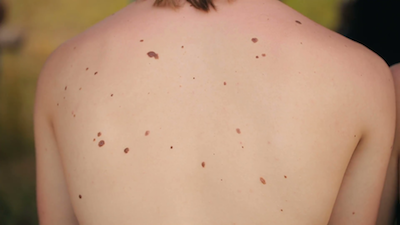
#> input picture Test_Images/mole7.jpg, 400 x 225 px, found by its file name
$ python __main__.py   (older library calls are emulated)
#> lines starting #> are read from the running program, lines starting #| are printed output that depends on the picture; after the words box and inside, x2 and y2 are one past the last pixel; in counts of white or black regions, pixels touching at a corner belong together
#!/usr/bin/env python3
# -*- coding: utf-8 -*-
"""
Created on Fri March 15 20:05:23 2019

@author: 2020shatgiskessell
"""

import sys
sys.path.insert(0, '/Users/2020shatgiskessell/anaconda3/pkgs/opencv-3.3.1-py36h60a5f38_1/lib/python3.6/site-packages/opencv3')
import cv2
import numpy as np
import timeit
import time
import matplotlib.pyplot as plt
from scipy.spatial import distance
from sklearn.cluster import DBSCAN
import warnings
#ヽ(≧Д≦)ノ
warnings.filterwarnings("ignore")

start = timeit.default_timer()

class Blob ():
    def __init__ (self, x = None,y = None,area = None, roi = None, matrix = None, radius = None, color = None):
        self.x = x
        self.y = y
        self.area = area
        self.roi = roi
        self.matrix = matrix
        self.radius = radius
        self.color = color

img = cv2.imread("/Users/2020shatgiskessell/Desktop/New_Mole_Detector/Test_Images/mole7.jpg")
#> img is the input picture: shape (225, 400, 3); mean B, G, R 118.9, 144.9, 180.6

#SKIN DETECTOR CNN
#https://github.com/HasnainRaz/Skin-Segmentation-TensorFlow

def draw_blobs (image, blobs):
    #draw blobs
    for blob in blobs:
        cv2.circle(image, (int(blob.x),int(blob.y)), 5, (0,255,0), 1)

def draw_blobs_coordinates (image, xs, ys):
    #draw blobs
    for i in range (len(xs)):
        #the non-validated blob coordinates are NAN so a try catch statetment is necessary
        try:
            cv2.circle(image, (int(xs[i]),int(ys[i])), 5, (0,255,0), 1)
        except ValueError:
            pass

def compute_formfactor(radius, area):
    #computre circle perimeter
    perimeter = np.pi * radius * 2
    #compute circularity
    circularity = (np.pi*4*area)/np.power(perimeter,2)
    return circularity

def compute_roundness (diameter, radius, area):
    roundness = (4*area)/(np.pi*np.power((diameter),2))
    return roundness

# [17 lines left out: function imshow_components, not called in this run]

def blob_detector (img, x_i, y_i):
    og = img.copy()
    img = cv2.Canny(img, 100, 200)

    blobs = []
    #get connected components of fg
    #print ("calculating connected components...")
    output = cv2.connectedComponentsWithStats(img, 4, cv2.CV_32S)
    # Get the results
    # The first cell is the number of labels
    #print ("calculating statistics...")
    num_labels = output[0]
    # The second cell is the label matrix
    labels = output[1]
    # The third cell is the stat matrix
    stats = output[2]
    # The fourth cell is the centroid matrix
    centroids = output[3]
    #print (centroids)
    #print(np.where(labels == 2))
    component_centroids = {}

    #imshow_components(labels, og)
    #print ("calculating connected components properties...")
    for i in range (1, num_labels):
        #start = timeit.default_timer()
        #get component centroid coordinates
        x,y = centroids[i]

        #compute statistics
        width = stats[i,cv2.CC_STAT_WIDTH]
        height = stats[i, cv2.CC_STAT_HEIGHT]
        if height > 20:
            continue
        radius = (height + width)/2
        area = stats[i, cv2.CC_STAT_AREA]

        #these are the top left x, y coordinates = ONLY TO BE USED FOR GETTING ROI
        x_l = stats[i,cv2.CC_STAT_LEFT]
        y_l = stats[i,cv2.CC_STAT_TOP]
        # [8 lines of commented-out code are left out]
        roi = img[y_l: y_l+height, x_l:x_l+width]

        #stop = timeit.default_timer()
        #print('Time to create cm and roi: ', stop - start)

        #----------------MEASURES-------------------------------------------------------------------
        #radius = (height + width)/2

        start = timeit.default_timer()
        radius = np.sqrt((area/np.pi))
        formfactor = compute_formfactor (radius, area)
        if height > width:
            roundness = compute_roundness (height, radius, area)
            aspect_ratio = height/width
        else:
            roundness = compute_roundness (width, radius, area)
            aspect_ratio = width/height

        stop = timeit.default_timer()
        # [11 lines of commented-out code are left out]

        if roundness > 0.2 and 0.9 < aspect_ratio < 3 and 1.1 >= formfactor > 0.9:
            blob = Blob()
            blob.radius = radius
            blob.x = x+x_i
            blob.y = y+y_i
            #blob.matrix = component_matrix
            blob.roi = roi
            blobs.append(blob)
        #cv2.imshow("roi", roi)
        #cv2.waitKey(0)
    #print ("Found all blobs")
    return blobs

# [35 lines left out: functions sobel, Laplacian_sharpen2, not called in this run]

def Laplacian_sharpen(img):
    im_gray = cv2.cvtColor(img, cv2.COLOR_BGR2GRAY)
    img_blur = cv2.GaussianBlur(im_gray,(5,5),0)
    #img_blur2 = cv2.GaussianBlur(im_gray,(5,5),0)

    img_lap = cv2.Laplacian(img_blur, cv2.CV_16S, 3)
    im_gray = np.float32(im_gray)
    subtracted = im_gray - img_lap
    #subtract_gus = img_blur2 - img_blur

    #img_lap = img_lap.astype('uint8')
    subtracted = subtracted.astype('uint8')
    # [16 lines of commented-out code are left out]

    return subtracted

def sliding_window(image, stepSize, windowSize):
    blobs_found = []
    # [5 lines of commented-out code are left out]

    for y in range(0, image.shape[0], stepSize):
        for x in range(0, image.shape[1], stepSize):
            # identify moles on  current window
            #blobs.append(identify_moles(image[y:y + windowSize[1], x:x + windowSize[0]]))
            winodw = image[y:y + windowSize[1], x:x + windowSize[0]]
            sharpened = Laplacian_sharpen(winodw)
            blobs = blob_detector(sharpened,x,y)
            blobs_found.extend(blobs)
            # [7 lines of commented-out code are left out]
    return blobs_found

def mse(x, y):
    return np.linalg.norm(x - y)

def get_centroid(cluster):
  cluster_ary = np.asarray(cluster)
  centroid = cluster_ary.mean(axis = 0)
  return centroid

def validate_blob3 (x, y, n):
    #https://scikit-learn.org/stable/auto_examples/cluster/plot_dbscan.html#sphx-glr-auto-examples-cluster-plot-dbscan-py
    #https://scikit-learn.org/stable/modules/generated/sklearn.cluster.DBSCAN.html
    validated_x = []
    validated_y = []

    #turn coordinates into 2d array
    coordinates = np.vstack((x, y)).T
    #kmeans clustering
    #kmeans = KMeans(n_clusters=n, random_state=0).fit(coordinates)
    clustered = DBSCAN(eps=5, min_samples=5).fit(coordinates)

    core_samples_mask = np.zeros_like(clustered.labels_, dtype=bool)
    core_samples_mask[clustered.core_sample_indices_] = True
    labels = clustered.labels_

    # Number of clusters in labels, ignoring noise if present.
    n_clusters_ = len(set(labels)) - (1 if -1 in labels else 0)
    #n_noise_ = list(labels).count(-1)

    #print ("number of moles identified: " + str(n_clusters_))

    #plot the clusters
    #plt.scatter(coordinates[:,0],coordinates[:,1], c=clustered.labels_, cmap='rainbow')
    # Black removed and is used for noise instead.
    unique_labels = set(labels)
    colors = [plt.cm.Spectral(each)
              for each in np.linspace(0, 1, len(unique_labels))]
    #loop through every cluster
    for k, col in zip(unique_labels, colors):
        if k == -1:
            # Black used for noise.
            col = [0, 0, 0, 1]
        #get cluster label
        class_member_mask = (labels == k)
        #plot only the clusters
        xy = coordinates[class_member_mask & core_samples_mask]
        #xy[0] is the first cluster
        #get centroid for cluster
        centroid = get_centroid(xy)
        #add centroid coordinates to array
        validated_x.append(centroid[0])
        validated_y.append(centroid[1])
    return validated_x,validated_y, n_clusters_

# [14 lines left out: function is_it_brown, not called in this run]

def plot_mole_coordinates (blobs):
    x = []
    y = []
    #get x and y coordinates for every blob
    for blob in blobs:
        x.append(blob.x)
        y.append(blob.y)
    #plt.scatter(x, y)
    #plt.show()
    return x,y

def get_skin(img, sharpened):
    lower = np.array([0, 48, 80], dtype = "uint8")
    upper = np.array([20, 255, 255], dtype = "uint8")
    converted = cv2.cvtColor(img, cv2.COLOR_BGR2HSV)
#> converted: shape (225, 400, 3); mean H, S, V 15.4, 93, 180.7
    skinMask = cv2.inRange(converted, lower, upper)
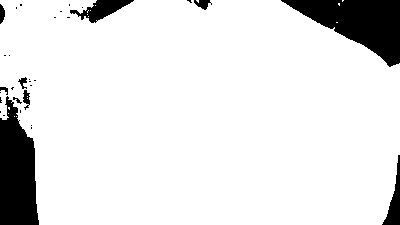
#> skinMask: shape (225, 400); 89.6% white; 32 black regions (22 under 20 px), largest, box (x1, y1, x2, y2) and area: (281, 0, 400, 67) 4094, (0, 96, 39, 225) 3719, (70, 0, 134, 23) 653

    kernel = cv2.getStructuringElement(cv2.MORPH_ELLIPSE, (11, 11))
    skinMask = cv2.erode(skinMask, kernel, iterations = 2)
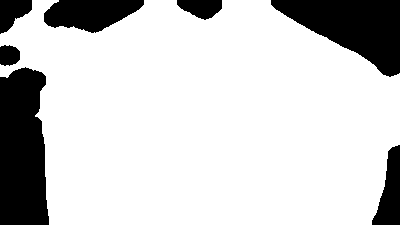
#> skinMask: shape (225, 400); 80.3% white; 7 black regions, largest, box (x1, y1, x2, y2) and area: (0, 67, 49, 225) 6763, (271, 0, 400, 77) 5567, (44, 0, 144, 33) 2323
    skinMask = cv2.dilate(skinMask, kernel, iterations = 2)
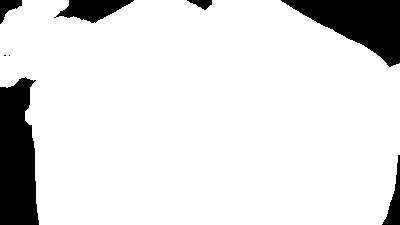
#> skinMask: shape (225, 400); 88% white; 8 black regions (2 under 20 px), largest, box (x1, y1, x2, y2) and area: (0, 77, 39, 225) 4736, (281, 0, 400, 67) 4108, (54, 0, 134, 23) 1047, (382, 155, 400, 225) 502, (0, 0, 22, 24) 263, (187, 0, 212, 10) 143
    skinMask = cv2.morphologyEx(skinMask, cv2.MORPH_OPEN, kernel)
    skinMask = cv2.morphologyEx(skinMask, cv2.MORPH_CLOSE, kernel)
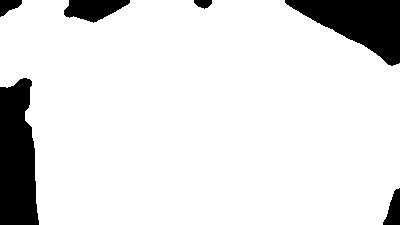
#> skinMask: shape (225, 400); 88.3% white; 6 black regions, box (x1, y1, x2, y2) and area: (0, 78, 39, 225) 4719, (285, 0, 400, 66) 4094, (64, 0, 130, 23) 996, (383, 188, 400, 225) 388, (0, 0, 22, 17) 233, (194, 0, 212, 9) 118

    skinMask = cv2.GaussianBlur(skinMask, (3,3),0)

    sharpened = cv2.bitwise_and(sharpened, sharpened, mask = skinMask)
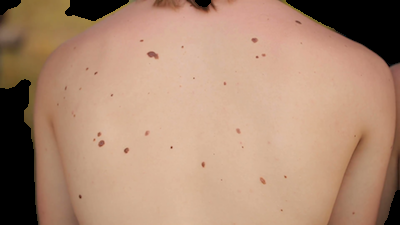
#> sharpened: shape (225, 400, 3); mean of channels 0, 1, 2 115.6, 139, 173.8; drawn as B, G, R

    return sharpened

def main (img, id_):
    #resize image to 400x300 (4:3 aspect ratio)
    #img = cv2.resize(img, (400,300))

    #draw blobs on image
    img1 = img.copy()
    #img2 = img.copy()
    #img3 = img.copy()
    img4 = img.copy()

    #create sliding window to detect initial blobs
    img1 = get_skin(img1, img1)
    blobs = sliding_window(img1, 4, (32,32))

    #plot the mole coordinates
    x,y = plot_mole_coordinates(blobs)

    #remove false positive blobs using DBSCAN clustering - PLAY AROUND WITH PARAMETERS
    x2,y2, n_moles = validate_blob3(x,y,30)
#> the loop in validate_blob3, `for k, col in zip(unique_labels, colors):` made 47 passes
#> k on pass 47: -1

    draw_blobs(img1, blobs)
#> after the loop in draw_blobs, `for blob in blobs:`:
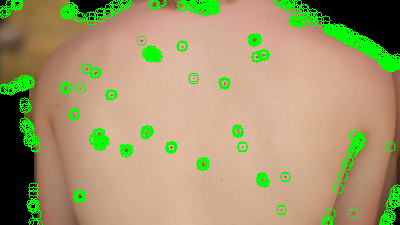
#> image: shape (225, 400, 3); mean of channels 0, 1, 2 109.3, 152.2, 163.7; drawn as B, G, R
    draw_blobs_coordinates(img4, x2,y2)
#> the loop in draw_blobs_coordinates, `for i in range (len(xs)):` made 47 passes
    stop = timeit.default_timer()

    print('Time: ', stop - start)

    #----------------------------------
    cv2.imwrite('all1.png', img4)
    # cv2.imshow('sharpened1', sharpened1)
    # cv2.imshow('sharpened2', sharpened2)
    #cv2.imshow('dbscan', img4)

    cv2.waitKey(0)
    cv2.destroyAllWindows()
    return x,y, len(blobs), img4

main (img, 1)

$ run again, with Test_Images/mole5.jpg copied over Test_Images/mole7.jpg
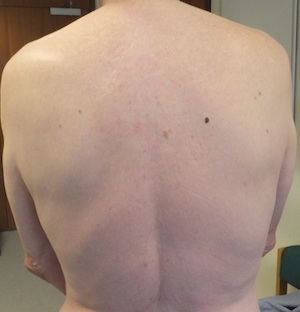
#> input picture Test_Images/mole5.jpg, 300 x 312 px, found by its file name
#> img is the input picture: shape (312, 300, 3); mean B, G, R 128.5, 143.3, 169.3
#> converted: shape (312, 300, 3); mean H, S, V 24.5, 63.4, 169.5
#> in get_skin, `skinMask = cv2.inRange(converted, lower, upper)`:
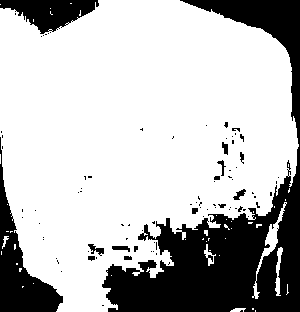
#> skinMask: shape (312, 300); 73.3% white; 89 black regions (73 under 20 px), largest, box (x1, y1, x2, y2) and area: (102, 0, 300, 312) 18893, (0, 137, 63, 312) 3406, (0, 0, 99, 34) 1911
#> the loop in validate_blob3, `for k, col in zip(unique_labels, colors):` made 37 passes
#> after the loop in draw_blobs, `for blob in blobs:`:
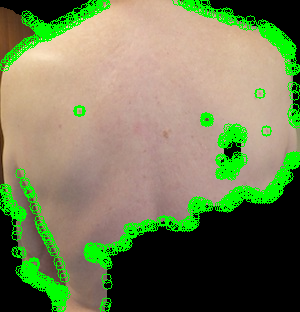
#> image: shape (312, 300, 3); mean of channels 0, 1, 2 86.3, 125.5, 116.5; drawn as B, G, R
#> the loop in draw_blobs_coordinates, `for i in range (len(xs)):` made 37 passes

$ run again, with Test_Images/mole6.jpg copied over Test_Images/mole7.jpg
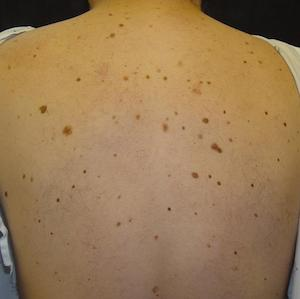
#> input picture Test_Images/mole6.jpg, 300 x 299 px, found by its file name
#> img is the input picture: shape (299, 300, 3); mean B, G, R 83.6, 121.2, 152.6
#> converted: shape (299, 300, 3); mean H, S, V 17.9, 111.2, 152.7
#> in get_skin, `skinMask = cv2.inRange(converted, lower, upper)`:
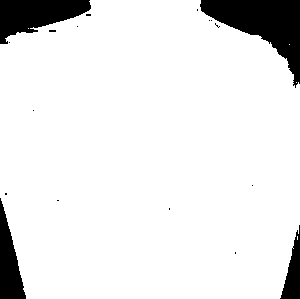
#> skinMask: shape (299, 300); 90.6% white; 18 black regions (14 under 20 px), largest, box (x1, y1, x2, y2) and area: (200, 0, 300, 88) 3807, (0, 0, 91, 44) 2363, (0, 198, 26, 299) 1427, (280, 225, 300, 299) 752
#> the loop in validate_blob3, `for k, col in zip(unique_labels, colors):` made 79 passes
#> the loop in draw_blobs_coordinates, `for i in range (len(xs)):` made 79 passes
#> after the loop in draw_blobs_coordinates, `for i in range (len(xs)):`:
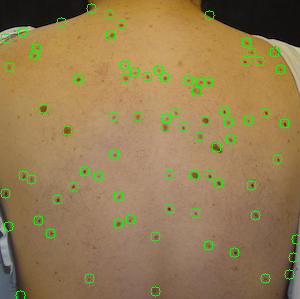
#> image: shape (299, 300, 3); mean B, G, R 81.6, 124.3, 148.7
